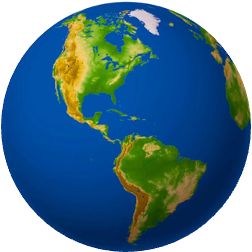
#> input picture papers/SC2026/src/globe.png, 252 x 252 px
$ python site_hierarchy_v2.py
#> lines starting #> are read from the running program, lines starting #| are printed output that depends on the picture
### SC2026/figures/scripts/_style.py
"""
Shared style for SC2026 paper figures (IEEE conference template).

All figures should be drawn at EXACT IEEE print size so that
matplotlib pt == LaTeX pt and \\includegraphics{file} (no width
spec, as in the template) renders unchanged.

Import at the top of every figure script:
    from _style import (
        COL_SINGLE, COL_DOUBLE, figsize_single, figsize_double,
        F_TITLE, F_HEAD, F_LABEL, F_BODY, F_SMALL,
        LW_THICK, LW_MED, LW_THIN, LW_HAIR,
        C_SITE, C_GAP, C_TREE,
        C_MPI, C_THREAD, C_CU, C_HPC, C_BARRIER, C_IDLE,
        C_TEXT, C_DISP, C_EXPAND,
        apply_rcparams,
    )
    apply_rcparams()

NOTE on the Site/Gap/Tree palette below: these hex values mirror the
constants in `site_hierarchy.py` (the coworker-owned figure). If that
file's palette ever changes, re-sync these values manually so the two
figures stay visually consistent.
"""

# ── IEEE conference column widths (inches) ──────────────────────
COL_SINGLE = 3.487       # IEEEtran conference single-column text width
COL_DOUBLE = 7.16        # IEEEtran conference text width (full-page span)

# ── Font tiers (PRINT pt — matches template's 8 pt label rule) ──
F_TITLE = 9.0    # section banners
F_HEAD  = 8.0    # primary box labels (use as default)
F_LABEL = 8.0    # legends, axis labels, major annotations
F_BODY  = 7.5    # secondary annotations
F_SMALL = 7.0    # minimum acceptable; use sparingly

# ── Line widths (PRINT pt) ──────────────────────────────────────
LW_THICK = 1.0   # primary box outlines
LW_MED   = 0.7   # secondary outlines, arrows
LW_THIN   = 0.5   # IEEE legibility floor for solid lines
LW_HAIR  = 0.4   # decorative dotted lines (brackets etc.)

# ── Site / Gap / Tree palette (mirrors site_hierarchy.py) ───────
C_SITE = '#2B5C8A'   # steel blue
C_GAP  = '#E8A838'   # amber
C_TREE = '#3A9E78'   # teal

# ── Engineering / supporting colours ────────────────────────────
C_MPI     = '#2B6CB0'
C_THREAD  = '#4A5568'
C_CU      = '#6B46C1'
C_HPC     = '#1A365D'
C_BARRIER = '#718096'
C_IDLE    = '#CBD5E0'
C_TEXT    = '#1A202C'
C_DISP    = '#C44E52'
C_EXPAND  = '#888888'


# ── Helpers ─────────────────────────────────────────────────────
def figsize_single(height_in):
    """figsize tuple for a single-column figure of given height (inches)."""
    return (COL_SINGLE, height_in)


def figsize_double(height_in):
    """figsize tuple for a double-column (full-width) figure."""
    return (COL_DOUBLE, height_in)


def apply_rcparams():
    """Set matplotlib defaults so per-figure code stays clean."""
    import matplotlib as mpl
    mpl.rcParams.update({
        'font.family': 'sans-serif',
        'font.sans-serif': ['DejaVu Sans', 'Helvetica', 'Arial'],
        'font.size': F_HEAD,
        'axes.titlesize': F_TITLE,
        'axes.labelsize': F_LABEL,
        'xtick.labelsize': F_BODY,
        'ytick.labelsize': F_BODY,
        'legend.fontsize': F_BODY,
        'figure.titlesize': F_TITLE,
        'savefig.dpi': 600,
        'pdf.fonttype': 42,    # embed TrueType, not Type 3 — IEEE-friendly
        'ps.fonttype':  42,
    })

### papers/SC2026/src/site_hierarchy_v2.py
"""
Site / agent hierarchy figure for SC2026 — v2 (refactored copy).

Drawn at EXACT IEEE single-column print size — see _style.py.
matplotlib pt == LaTeX pt; the IEEE template includes figures with
\\centerline{\\includegraphics{...}} (no width override), so the
script saves at exact print dimensions.

This is a separate script from `site_hierarchy.py` (which is left
untouched). Differences from the original:
  1. Drawn at exact single-column print size (3.487 in wide) rather
     than oversized 7x8 in then scaled by LaTeX. Font and line widths
     halved accordingly so the visual end result is equivalent.
  2. Style constants imported from `_style.py` so this figure stays
     in sync with `ggap_architecture.py` automatically.
  3. Three small content fixes:
       a. Typo "(e.g.,seed dispersal)" -> "(e.g., seed dispersal)".
       b. Three crowded "Gap" callouts on the site inset reduced to
          one prominent callout.
       c. "~100 billion trees" badge bumped in size and weight so the
          paper's headline scale-of-the-problem hook reads stronger.

Outputs:
  papers/SC2026/figs/site_hierarchy_v2.pdf  (vector — for \\includegraphics in LaTeX)
  papers/SC2026/figs/site_hierarchy_v2.png  (raster preview at 600 DPI for dev)
"""

import os
import matplotlib
matplotlib.use('Agg')
import matplotlib.pyplot as plt
from matplotlib.patches import FancyBboxPatch
from matplotlib.offsetbox import OffsetImage, AnnotationBbox
import matplotlib.image as mpimg

from _style import (
    figsize_single, apply_rcparams,
    F_TITLE, F_HEAD, F_LABEL, F_BODY, F_SMALL,
    LW_THICK, LW_MED, LW_THIN, LW_HAIR,
    C_SITE, C_GAP, C_TREE, C_TEXT, C_DISP, C_EXPAND,
)

apply_rcparams()

# Local-only colours (not part of the shared paper palette)
C_ARROW = '#444444'

# Tree row depth line widths (front of isometric grid vs back rows).
LW_TREE_FRONT = LW_THIN
LW_TREE_BACK  = LW_HAIR


def rounded_box(ax, xy, w, h, label, color, fontsize=F_HEAD, text_color='white',
                alpha=1.0, lw=LW_MED, zorder=2, sublabel=None, sublabel_size=None):
    box = FancyBboxPatch(xy, w, h,
                         boxstyle="round,pad=0.015",
                         facecolor=color, edgecolor='#333333',
                         linewidth=lw, alpha=alpha, zorder=zorder)
    ax.add_patch(box)
    cx, cy = xy[0] + w/2, xy[1] + h/2
    if sublabel:
        ss = sublabel_size if sublabel_size else fontsize - 1
        ax.text(cx, cy + 0.018, label, ha='center', va='center',
                fontsize=fontsize, fontweight='bold', color=text_color, zorder=zorder+1)
        ax.text(cx, cy - 0.018, sublabel, ha='center', va='center',
                fontsize=ss, color=text_color, alpha=0.85, zorder=zorder+1)
    else:
        ax.text(cx, cy, label, ha='center', va='center',
                fontsize=fontsize, fontweight='bold', color=text_color, zorder=zorder+1)
    return box


def arrow(ax, start, end, color=C_ARROW, lw=LW_THICK):
    ax.annotate('', xy=end, xytext=start,
                arrowprops=dict(arrowstyle='->', color=color, lw=lw,
                                mutation_scale=10))


script_dir = os.path.dirname(os.path.abspath(__file__))


# ════════════════════════════════════════════════════════════════════
#  CREATE FIGURE — single panel
# ════════════════════════════════════════════════════════════════════
# Height preserves the original 8/7 aspect ratio at the new width:
#   3.487 * (8/7) = 3.985 inches.
FIG_HEIGHT = 3.985
fig, ax_a = plt.subplots(1, 1, figsize=figsize_single(FIG_HEIGHT))
fig.patch.set_facecolor('white')

ax_a.set_xlim(0, 1)
ax_a.set_ylim(-0.07, 1.15)
ax_a.axis('off')


# ════════════════════════════════════════════════════════════════════
#  Agent Hierarchy
# ════════════════════════════════════════════════════════════════════

MID = 0.50

# ── Globe inset ──
globe_path = os.path.join(script_dir, 'globe.png')
globe_img = mpimg.imread(globe_path)
#> globe_img is the input picture: shape (252, 252, 4) float32; mean R, G, B, A 0.0996, 0.252, 0.333, 0.775

globe_cx, globe_cy = 0.07, 0.93
imagebox = OffsetImage(globe_img, zoom=0.14)
imagebox.image.axes = ax_a
ab = AnnotationBbox(imagebox, (globe_cx, globe_cy), frameon=False, zorder=5)
ax_a.add_artist(ab)

# ── Dotted bracket: globe (US region) → CONUS map ──
conus_cx = 0.45
us_x = globe_cx + 0.012
us_y = globe_cy + 0.010
ax_a.plot([us_x, conus_cx - 0.08],
          [us_y, globe_cy + 0.065],
          color=C_EXPAND, lw=LW_THICK, ls=':', zorder=1)
ax_a.plot([us_x, conus_cx - 0.08],
          [us_y, globe_cy - 0.035],
          color=C_EXPAND, lw=LW_THICK, ls=':', zorder=1)

# ── CONUS forest fraction map ──
conus_path = os.path.join(script_dir, 'conus_nldas2_forest_fraction_notitle.png')
conus_img = mpimg.imread(conus_path)
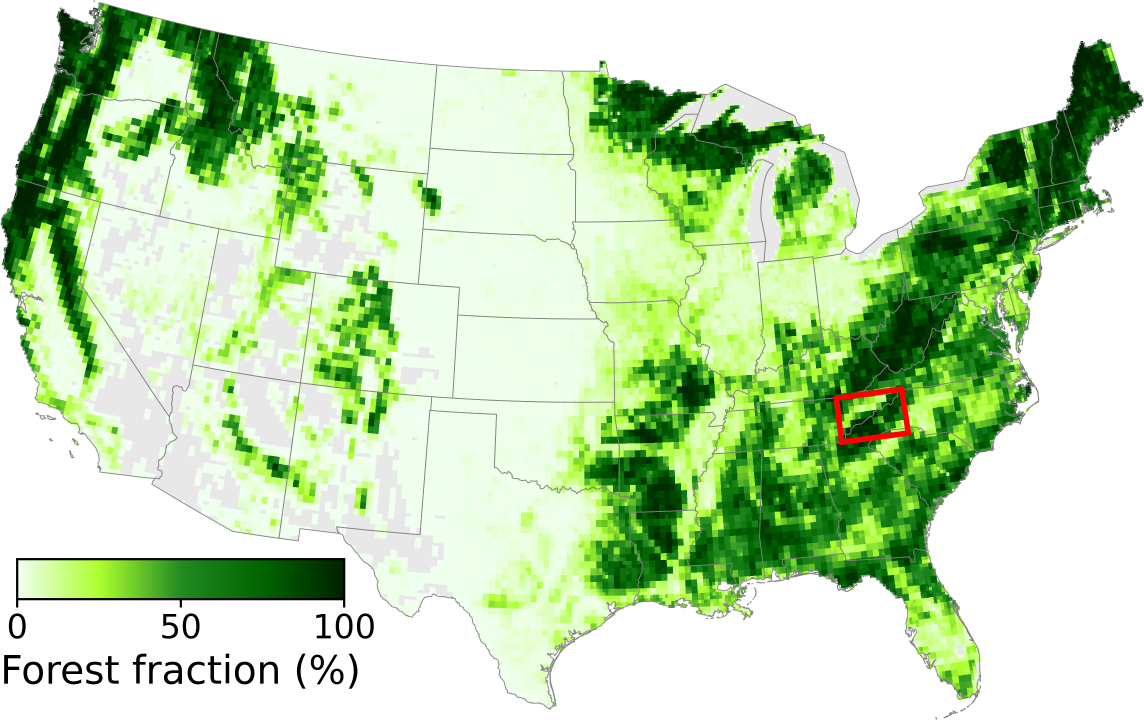
#> input picture papers/SC2026/src/conus_nldas2_forest_fraction_notitle.png, 3432 x 2158 px (shown at 1/3 size)
#> conus_img is the input picture: shape (2158, 3432, 3) float32; mean R, G, B 0.769, 0.879, 0.714

conus_box = OffsetImage(conus_img, zoom=0.0325)
conus_box.image.axes = ax_a
conus_ab = AnnotationBbox(conus_box, (conus_cx, globe_cy),
                          frameon=False, zorder=4)
ax_a.add_artist(conus_ab)

# ── Dotted bracket: CONUS red box → site inset ──
redbox_x = conus_cx + 0.048
redbox_y = globe_cy - 0.012
site_inset_cx = 0.86
ax_a.plot([redbox_x, site_inset_cx - 0.06],
          [redbox_y + 0.010, globe_cy + 0.065],
          color=C_EXPAND, lw=LW_THICK, ls=':', zorder=1)
ax_a.plot([redbox_x, site_inset_cx - 0.06],
          [redbox_y - 0.010, globe_cy - 0.045],
          color=C_EXPAND, lw=LW_THICK, ls=':', zorder=1)

# ── Site inset (isometric forest gap illustration, right of CONUS) ──
site_inset_path = os.path.join(script_dir, 'site_inset.png')
site_inset_img = mpimg.imread(site_inset_path)
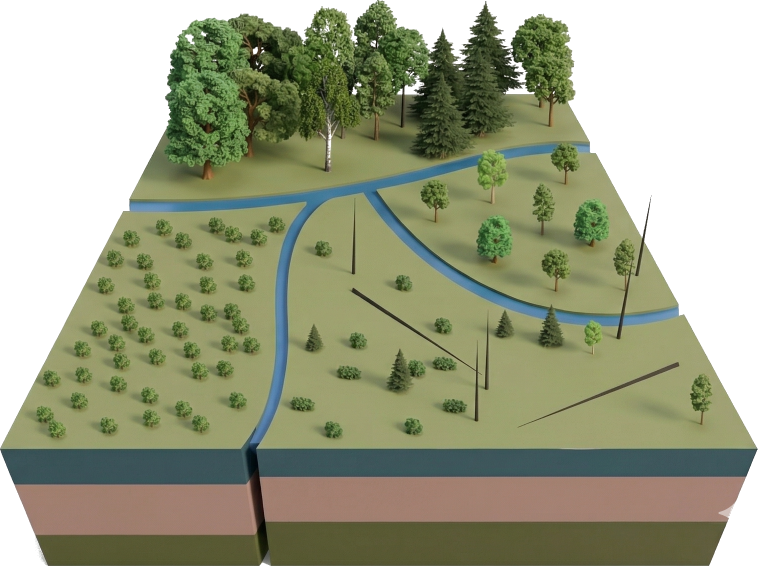
#> input picture papers/SC2026/src/site_inset.png, 1515 x 1132 px (shown at 1/2 size)
#> site_inset_img is the input picture: shape (1132, 1515, 4) float32; mean R, G, B, A 0.615, 0.629, 0.526, 0.729
site_inset_box = OffsetImage(site_inset_img, zoom=0.045)
site_inset_box.image.axes = ax_a
site_inset_ab = AnnotationBbox(site_inset_box, (0.86, globe_cy + 0.02),
                               frameon=False, zorder=4, clip_on=False)
ax_a.add_artist(site_inset_ab)

# ── Single Gap callout on site inset ──
# (Original had 3 callouts, all pointing into the inset, which crowded
#  the small image. One label is enough; the inset itself shows multiple
#  gaps and the reader recognises them by analogy.)
site_ix = 0.86
site_iy = globe_cy + 0.02
ax_a.annotate('Gap', xy=(site_ix - 0.035, site_iy + 0.060),
              xytext=(site_ix - 0.16, site_iy + 0.075),
              fontsize=F_BODY, fontweight='bold', color=C_GAP,
              arrowprops=dict(arrowstyle='->', color=C_GAP, lw=LW_THIN,
                              connectionstyle='arc3,rad=-0.2'),
              zorder=12, clip_on=False)
# Recovering seedling gap (bottom-left of inset)
ax_a.annotate('Gap', xy=(site_ix - 0.09, site_iy - 0.035),
              xytext=(site_ix - 0.13, site_iy - 0.15),
              fontsize=F_BODY, fontweight='bold', color=C_GAP,
              arrowprops=dict(arrowstyle='->', color=C_GAP, lw=LW_THIN,
                              connectionstyle='arc3,rad=0.2'),
              zorder=12, clip_on=False)
# Sparse scattered trees gap (right side of inset)
ax_a.annotate('Gap', xy=(site_ix + 0.03, site_iy - 0.01),
              xytext=(site_ix + 0.07, site_iy - 0.15),
              fontsize=F_BODY, fontweight='bold', color=C_GAP,
              arrowprops=dict(arrowstyle='->', color=C_GAP, lw=LW_THIN,
                              connectionstyle='arc3,rad=-0.2'),
              zorder=12, clip_on=False)

# ── Labels above insets ──
ax_a.text(globe_cx, globe_cy + 0.15, 'Globe',
          ha='center', va='bottom', fontsize=F_HEAD, fontweight='bold',
          color=C_TEXT, zorder=10, clip_on=False)
ax_a.text(conus_cx, globe_cy + 0.15, 'CONUS',
          ha='center', va='bottom', fontsize=F_HEAD, fontweight='bold',
          color=C_TEXT, zorder=10, clip_on=False)
ax_a.text(0.86, globe_cy + 0.15, 'Site',
          ha='center', va='bottom', fontsize=F_HEAD, fontweight='bold',
          color=C_TEXT, zorder=10, clip_on=False)

# ── "~100 billion trees" badge (the paper's scale hook) ──
# Size and transparency match the coworker's original site_hierarchy.py;
# kept the rest (bold upright, slightly thicker pad) from the v2 retune.
ax_a.text(conus_cx, globe_cy + 0.05,
          ' ~100 billion trees ',
          ha='center', va='center', fontsize=F_LABEL, color='white',
          fontweight='bold', zorder=10,
          bbox=dict(boxstyle='round,pad=0.3', facecolor=C_DISP,
                    edgecolor='none', alpha=0.70),
          clip_on=False)

# ── Dotted bracket: CONUS → site network ──
conus_bot_y = globe_cy - 0.06
network_top_y = 0.600 + 0.055 + 0.040 + 0.025  # back_y + sh + margin
network_left = MID - 0.28
network_right = MID + 0.16 + 0.11  # rightmost front box right edge
ax_a.plot([conus_cx, 0.14],
          [conus_bot_y, network_top_y],
          color=C_EXPAND, lw=LW_THIN, ls='--', alpha=0.45, zorder=1)
ax_a.plot([conus_cx, 0.86],
          [conus_bot_y, network_top_y],
          color=C_EXPAND, lw=LW_THIN, ls='--', alpha=0.45, zorder=1)

site_w = 0.15
site_h = 0.050
site_y = 0.600

# ── Site boxes ──
site_gap = 0.10
site_total = 3 * site_w + 2 * site_gap
site_xs = [MID - site_total/2 + i * (site_w + site_gap) for i in range(3)]
site_labels = ['Site 0', 'Site 1', 'Site \u2026']

# 3-D network: front row + back row of sites connected by edges
sw, sh = 0.11, 0.040  # smaller boxes for network layout

# Front row (3 labeled sites)
front_xs = [MID - 0.28, MID - 0.06, MID + 0.16]
front_y  = site_y
front_centers = [(fx + sw/2, front_y + sh/2) for fx in front_xs]

# Back row (2 unlabeled sites, offset up-right for depth)
back_dx, back_dy = 0.06, 0.055
back_xs = [MID - 0.17 + back_dx, MID + 0.05 + back_dx]
back_y  = front_y + back_dy
back_centers = [(bx + sw/2, back_y + sh/2) for bx in back_xs]

all_centers = front_centers + back_centers

# Draw network edges (all-to-all connections) behind boxes
for i in range(len(all_centers)):
    for j in range(i+1, len(all_centers)):
        ax_a.plot([all_centers[i][0], all_centers[j][0]],
                  [all_centers[i][1], all_centers[j][1]],
                  color=C_DISP, lw=LW_THICK, ls='-', alpha=0.40, zorder=3)

# Back row boxes (faded, no labels — suggest more sites in depth)
for bx in back_xs:
    rounded_box(ax_a, (bx, back_y), sw, sh, '\u2026', C_SITE, fontsize=F_BODY,
                text_color='#BBCCDD', alpha=0.55, lw=LW_THIN, zorder=4)

# Front row boxes (full opacity, labeled)
front_labels = ['Site 0', 'Site 1', 'Site \u2026']
for fx, lbl in zip(front_xs, front_labels):
    rounded_box(ax_a, (fx, front_y), sw, sh, lbl, C_SITE, fontsize=F_HEAD,
                alpha=1.0, lw=LW_MED, zorder=5)

# (typo fix: was "(e.g.,seed dispersal)" — added missing space after comma)
ax_a.text(MID, back_y + sh + 0.020,
          'Inter-site connections (e.g., seed dispersal)',
          ha='center', va='bottom', fontsize=F_BODY, color=C_DISP,
          fontweight='bold', zorder=6)

# ── Expansion bracket: Site 1 → hierarchy ──
expand_left  = 0.02
expand_right = 0.98
expand_top   = 0.470
expand_bot   = -0.05

site1_left  = front_xs[1]
site1_right = front_xs[1] + sw
flare_y = front_y - 0.010
ax_a.plot([site1_left, site1_left],   [front_y, flare_y],
          color=C_EXPAND, lw=LW_THIN, ls='--', alpha=0.45, zorder=0)
ax_a.plot([site1_right, site1_right], [front_y, flare_y],
          color=C_EXPAND, lw=LW_THIN, ls='--', alpha=0.45, zorder=0)
pad = 0.012
ax_a.plot([site1_left, expand_left + pad],   [flare_y, expand_top + pad],
          color=C_EXPAND, lw=LW_THIN, ls='--', alpha=0.45, zorder=0)
ax_a.plot([site1_right, expand_right - pad], [flare_y, expand_top + pad],
          color=C_EXPAND, lw=LW_THIN, ls='--', alpha=0.45, zorder=0)

expand_bg = FancyBboxPatch(
    (expand_left, expand_bot), expand_right - expand_left, expand_top - expand_bot,
    boxstyle="round,pad=0.012",
    facecolor='#F5F8F5', edgecolor=C_EXPAND,
    linewidth=LW_THIN, ls='--', alpha=0.45, zorder=0)
ax_a.add_patch(expand_bg)

# ── Ensemble annotation ──
ax_a.text(MID, 0.400 + 0.055 + 0.040,
          'A large ensemble\nof independent gaps',
          ha='center', va='bottom', fontsize=F_BODY, color='black',
          fontweight='bold', zorder=6)

# ── Site properties bar ──
props_x = expand_left + 0.015
props_w = (expand_right - expand_left) - 0.030
props_y = 0.400
props_h = 0.055
rounded_box(ax_a, (props_x, props_y), props_w, props_h,
            'Site properties', C_SITE, fontsize=F_LABEL, alpha=1.0,
            sublabel='Nutrient(N) \u2022 Water balance \u2022 Meteorology \u2022 Disturbance',
            sublabel_size=F_BODY)

# ── Gap agents ──
gap_h = 0.055
gap_y_a = 0.210
gap_margin = 0.04
gap_w = (props_w - 2 * gap_margin) / 3
gap_start = props_x
gap_xs_inner = [gap_start + i * (gap_w + gap_margin) for i in range(3)]

for i, gx in enumerate(gap_xs_inner):
    lbl = f'Gap {i}' if i < 2 else 'Gap \u2026'
    rounded_box(ax_a, (gx, gap_y_a), gap_w, gap_h, lbl, C_GAP, fontsize=F_HEAD,
                sublabel='Leaf area \u2022 Litter', sublabel_size=F_BODY)

# ── Arrows: site ↔ gaps ──
for idx, gx in enumerate(gap_xs_inner):
    gc = gx + gap_w / 2
    top_y = props_y - 0.015
    bot_y = gap_y_a + gap_h + 0.015
    mid_y_sg = (top_y + bot_y) / 2
    arrow(ax_a, (gc - 0.010, top_y), (gc - 0.010, bot_y), color=C_SITE)
    arrow(ax_a, (gc + 0.010, bot_y), (gc + 0.010, top_y), color=C_GAP)
    if idx == 1:
        ax_a.text(gc - 0.018, mid_y_sg, 'climate,\navail N',
                  ha='right', va='center', fontsize=F_BODY, color=C_SITE,
                  linespacing=1.2, zorder=5)
        ax_a.text(gc + 0.018, mid_y_sg, 'litter,\nN consumed',
                  ha='left', va='center', fontsize=F_BODY, color=C_GAP,
                  linespacing=1.2, zorder=5)

# ── Tree agents ──
tree_w = 0.035
tree_h = 0.038
tree_y = 0.000

# Isometric 3-D grid of trees per gap: multiple rows receding into depth
tree_cols = 4
tree_rows = 3   # front to back
iso_dx = 0.006  # rightward shift per depth row
iso_dy = 0.012  # upward shift per depth row

for gx in gap_xs_inner:
    gc = gx + gap_w / 2
    col_span = (tree_cols - 1) * (tree_w + 0.004)
    x0 = gc - col_span / 2 - tree_w / 2

    # Draw back rows first, then front on top
    for row in range(tree_rows - 1, -1, -1):
        ox = row * iso_dx
        oy = row * iso_dy
        depth_alpha = 1.0 - row * 0.22
        depth_lw = LW_TREE_FRONT if row == 0 else LW_TREE_BACK
        zord = 2 + (tree_rows - row)
        for col in range(tree_cols):
            tx = x0 + col * (tree_w + 0.004) + ox
            ty = tree_y + oy
            if row == 0:
                lbl = 'T' if col < tree_cols - 1 else '\u2026'
                tc = C_TEXT if col < tree_cols - 1 else '#777777'
                a = 1.0 if col < tree_cols - 1 else 0.6
            else:
                lbl = ''
                tc = C_TEXT
                a = depth_alpha
            rounded_box(ax_a, (tx, ty), tree_w, tree_h, lbl, C_TREE,
                        fontsize=F_BODY, text_color=tc, alpha=a,
                        lw=depth_lw, zorder=zord)

# ── Arrows: gaps ↔ trees ──
for idx, gx in enumerate(gap_xs_inner):
    gc = gx + gap_w / 2
    top_y = gap_y_a - 0.015
    bot_y = tree_y + (tree_rows - 1) * iso_dy + tree_h + 0.018
    mid_y_gt = (top_y + bot_y) / 2
    arrow(ax_a, (gc - 0.010, top_y), (gc - 0.010, bot_y), color=C_GAP)
    arrow(ax_a, (gc + 0.010, bot_y), (gc + 0.010, top_y), color=C_TREE)
    if idx == 1:
        ax_a.text(gc - 0.018, mid_y_gt, 'light,\nN supply',
                  ha='right', va='center', fontsize=F_BODY, color=C_GAP,
                  linespacing=1.2, zorder=5)
        ax_a.text(gc + 0.018, mid_y_gt, 'growth,\nN demand',
                  ha='left', va='center', fontsize=F_BODY, color=C_TREE,
                  linespacing=1.2, zorder=5)

# ── Tree state annotation ──
ax_a.text(MID, tree_y - 0.022,
          'Tree life cycle: Growth \u2192 Reproduction \u2192 Mortality \u2192 Recruitment',
          ha='center', va='top', fontsize=F_BODY, color='black')


# ════════════════════════════════════════════════════════════════════
#  SAVE
# ════════════════════════════════════════════════════════════════════
fig.subplots_adjust(left=0, right=1, top=1, bottom=0)

out_dir = os.path.join(os.path.dirname(os.path.dirname(os.path.abspath(__file__))), 'figs')
os.makedirs(out_dir, exist_ok=True)
out_base = os.path.join(out_dir, 'site_hierarchy_v2')
fig.savefig(f'{out_base}.png', format='png', dpi=600,
            facecolor='white', edgecolor='none')
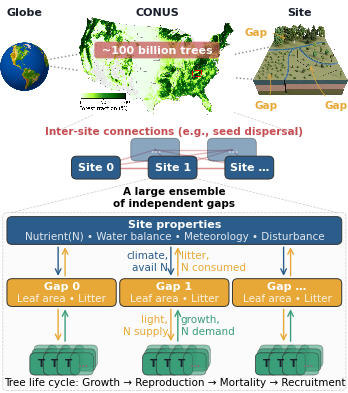
#> figure drawn by matplotlib, 1 panel
fig.savefig(f'{out_base}.pdf', format='pdf',
            facecolor='white', edgecolor='none')
print(f"Saved: {out_base}.{{png,pdf}}")
